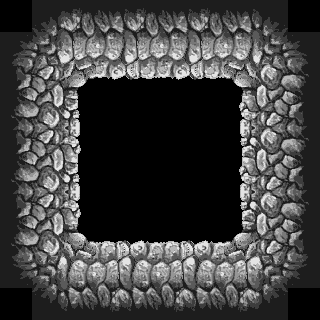

Rendered tile map (Tiled .tmx) drawn with the repository's tilesets; below, a short description and the full map source, tile grids included:
An orthogonal 10x10 tile map with 32x32 px tiles, 1 tile layer (Foreground).

<map version="1.0" orientation="orthogonal" width="10" height="10" tilewidth="32" tileheight="32">
 <tileset firstgid="71" name="tileset_3" tilewidth="32" tileheight="32">
  <image source="../images/tileset_3.png" trans="ff00ff" width="512" height="320" />
 </tileset>
 <layer name="Foreground" width="10" height="10">
  <data>
   <tile gid="0" />
   <tile gid="84" />
   <tile gid="154" />
   <tile gid="155" />
   <tile gid="154" />
   <tile gid="155" />
   <tile gid="154" />
   <tile gid="155" />
   <tile gid="85" />
   <tile gid="0" />
   <tile gid="99" />
   <tile gid="100" />
   <tile gid="170" />
   <tile gid="171" />
   <tile gid="170" />
   <tile gid="171" />
   <tile gid="170" />
   <tile gid="171" />
   <tile gid="101" />
   <tile gid="102" />
   <tile gid="124" />
   <tile gid="125" />
   <tile gid="79" />
   <tile gid="187" />
   <tile gid="186" />
   <tile gid="187" />
   <tile gid="186" />
   <tile gid="82" />
   <tile gid="120" />
   <tile gid="121" />
   <tile gid="140" />
   <tile gid="141" />
   <tile gid="142" />
   <tile gid="0" />
   <tile gid="0" />
   <tile gid="0" />
   <tile gid="0" />
   <tile gid="135" />
   <tile gid="136" />
   <tile gid="137" />
   <tile gid="124" />
   <tile gid="125" />
   <tile gid="126" />
   <tile gid="0" />
   <tile gid="0" />
   <tile gid="0" />
   <tile gid="0" />
   <tile gid="119" />
   <tile gid="120" />
   <tile gid="121" />
   <tile gid="140" />
   <tile gid="141" />
   <tile gid="142" />
   <tile gid="0" />
   <tile gid="0" />
   <tile gid="0" />
   <tile gid="0" />
   <tile gid="135" />
   <tile gid="136" />
   <tile gid="137" />
   <tile gid="124" />
   <tile gid="125" />
   <tile gid="126" />
   <tile gid="0" />
   <tile gid="0" />
   <tile gid="0" />
   <tile gid="0" />
   <tile gid="119" />
   <tile gid="120" />
   <tile gid="121" />
   <tile gid="140" />
   <tile gid="141" />
   <tile gid="127" />
   <tile gid="75" />
   <tile gid="74" />
   <tile gid="75" />
   <tile gid="74" />
   <tile gid="130" />
   <tile gid="136" />
   <tile gid="137" />
   <tile gid="115" />
   <tile gid="116" />
   <tile gid="90" />
   <tile gid="91" />
   <tile gid="90" />
   <tile gid="91" />
   <tile gid="90" />
   <tile gid="91" />
   <tile gid="117" />
   <tile gid="118" />
   <tile gid="0" />
   <tile gid="132" />
   <tile gid="106" />
   <tile gid="107" />
   <tile gid="106" />
   <tile gid="107" />
   <tile gid="106" />
   <tile gid="107" />
   <tile gid="133" />
   <tile gid="0" />
  </data>
 </layer>
</map>
